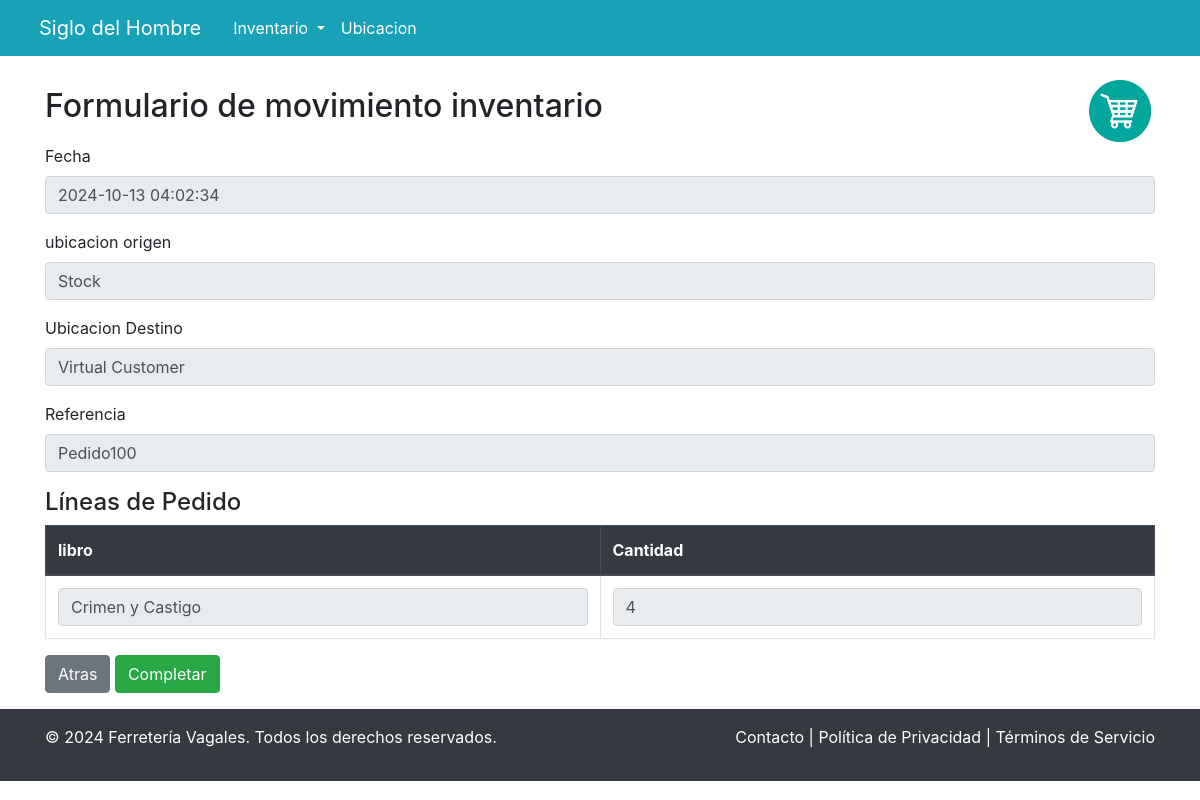
/inventario/consultar.movimiento.php?id_movimiento=96, run on an earlier commit of the app's database.
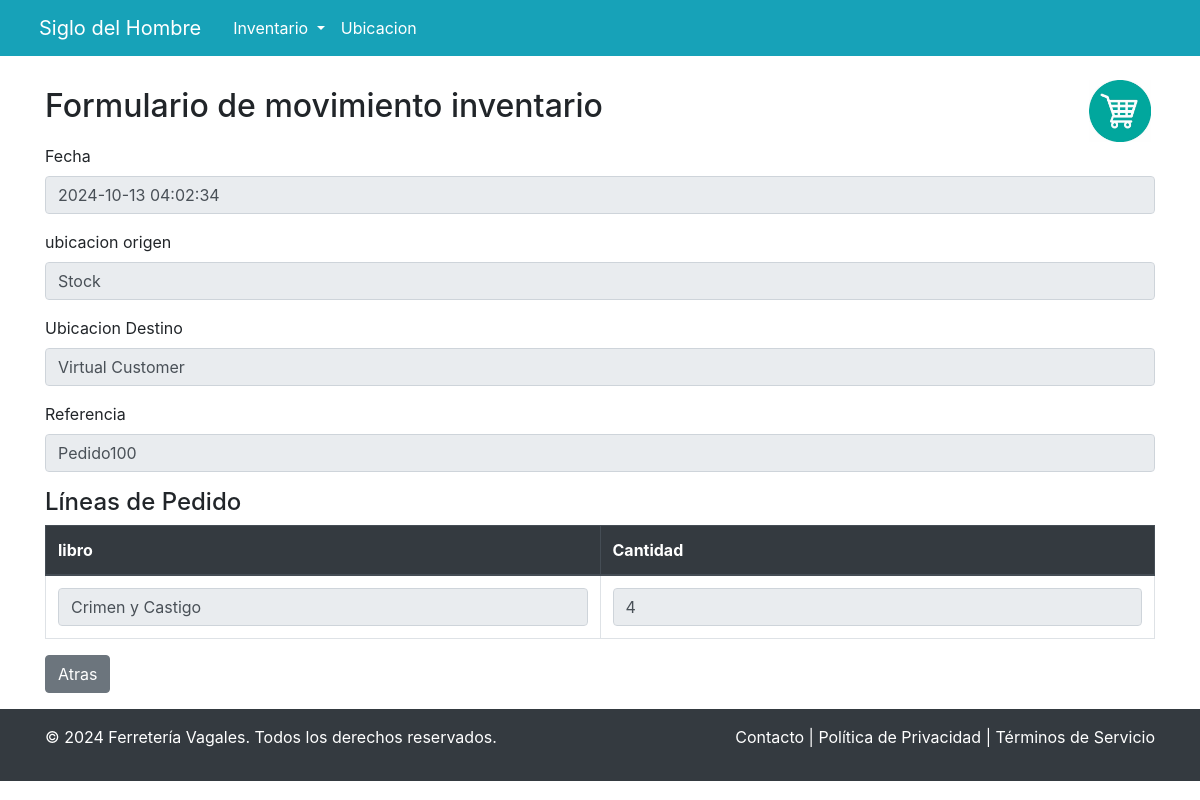
And on a later commit of the database.
### inventario/consultar.movimiento.php (the view, shortened to what the changed rows need)
<?php
if (isset($_GET['id_movimiento'])) {
    $id_movimiento = intval($_GET['id_movimiento']);
}
?>
<!DOCTYPE html>
<html lang="es">
<head>
    <link rel="stylesheet" href="https://cdn.jsdelivr.net/npm/bootstrap@4.6.2/dist/css/bootstrap.min.css">
</head>
<body>
        <main class="flex-fill">
            <div class="container mt-4">
            <div class="d-flex align-items-center mb-1">
                <div class="pr-2">
                    <h2>Formulario de movimiento inventario</h2>
                </div>
                    <?php
                    require "../conexion.php";
                    if (isset($_GET['id_movimiento'])){
                        $id_movimiento = intval($_GET['id_movimiento']);
                    }
                    ?>
            </div>
                <?php
                    $query = "SELECT movimiento_inventario.fecha,
                                ubicacion_destino.ubicacion AS destino,
                                ubicacion_origen.ubicacion AS origen,
                                movimiento_inventario.referencia,
                                movimiento_inventario.estado
                                FROM
                                movimiento_inventario
                                INNER JOIN
                                ubicacion AS ubicacion_destino ON movimiento_inventario.ubicacion_destino = ubicacion_destino.id_ubicacion
                                INNER JOIN
                                ubicacion AS ubicacion_origen ON movimiento_inventario.ubicacion_origen = ubicacion_origen.id_ubicacion
                                WHERE
                                movimiento_inventario.id_movimiento = $id_movimiento";
                    $result = $mysqli->query($query);
                    $movimiento = $result->fetch_assoc();
                    $movimiento_estado = $movimiento['estado'];
                ?>
            <form action="guardar.movimiento.inventario.php" method="POST">
                <div class="table-responsive">
                    <table class="table table-bordered" id="orderLinesTable">
                        <thead class="thead-dark">
                            <tr>
                                <th>libro</th>
                                <th>Cantidad</th>
                            </tr>
                        </thead>
                    </table>
                </div>
                <div class="form-group">
                    <a href="inventario.php" class="btn btn-secondary">Atras</a>
                    <?php if ($movimiento_estado == 'Proceso'):
                        echo '<a href="completar.movimiento.php?id=' . urlencode($id_movimiento) . '" class="btn btn-success">Completar</a>';
                    endif; ?>
                </div>
            </form>
        </main>
</body>
</html>

What changed in the data, as far as the page shows it:
changed movimiento_inventario "Pedido100": estado "Proceso" → "Completado" (drawn)
Also different on the page:
text no longer shown: "Completar"
